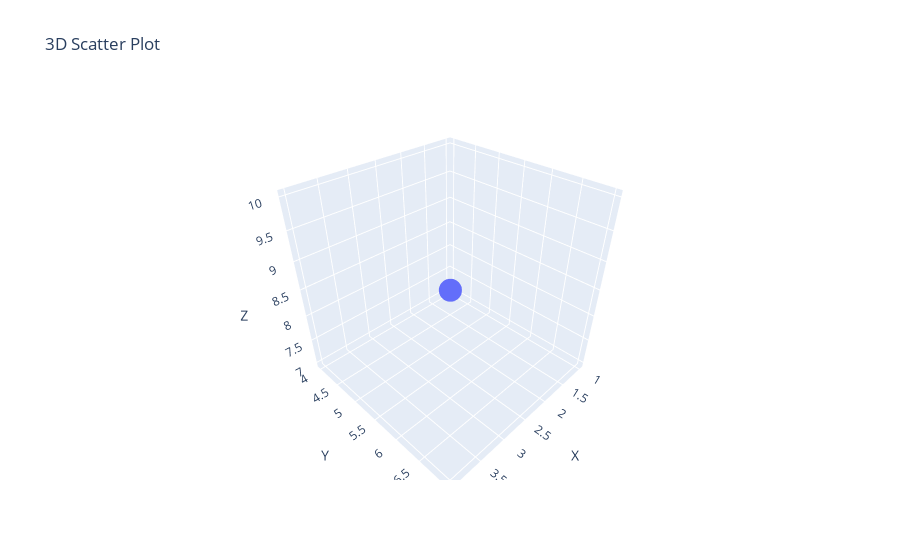

Notebook source saved alongside this figure:
### Code cell
# 13. Create a 3D scatter plot using Plotly.
import plotly.express as px
import pandas as pd

# Sample data
data = {'X': [1, 2, 3, 4],
        'Y': [4, 5, 6, 7],
        'Z': [7, 8, 9, 10]}
df = pd.DataFrame(data)

# Create 3D scatter plot
fig = px.scatter_3d(df, x='X', y='Y', z='Z', title='3D Scatter Plot')
fig.show()

### Figure 1 — Plotly figure (JSON) as saved in the notebook; plotly's stock layout.template omitted (floating-point values rounded to 4 significant figures)
{"data": [{"hovertemplate": "X=%{x}<br>Y=%{y}<br>Z=%{z}<extra></extra>", "legendgroup": "", "marker": {"color": "#636efa", "symbol": "circle"}, "mode": "markers", "name": "", "scene": "scene", "showlegend": false, "type": "scatter3d", "x": [1, 2, 3, 4], "y": [4, 5, 6, 7], "z": [7, 8, 9, 10]}], "layout": {"legend": {"tracegroupgap": 0}, "scene": {"domain": {"x": [0, 1], "y": [0, 1]}, "xaxis": {"title": {"text": "X"}}, "yaxis": {"title": {"text": "Y"}}, "zaxis": {"title": {"text": "Z"}}}, "title": {"text": "3D Scatter Plot"}}}
